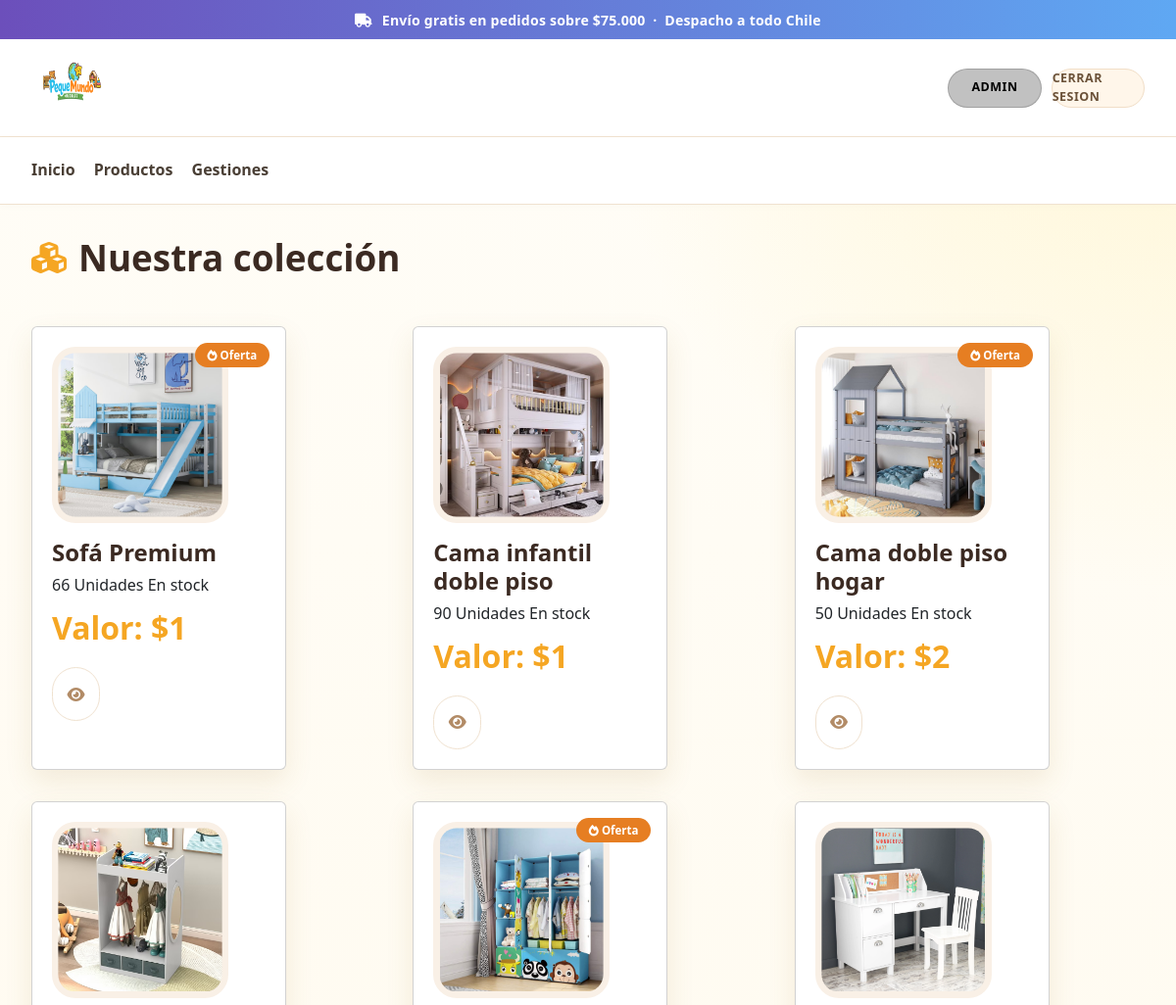
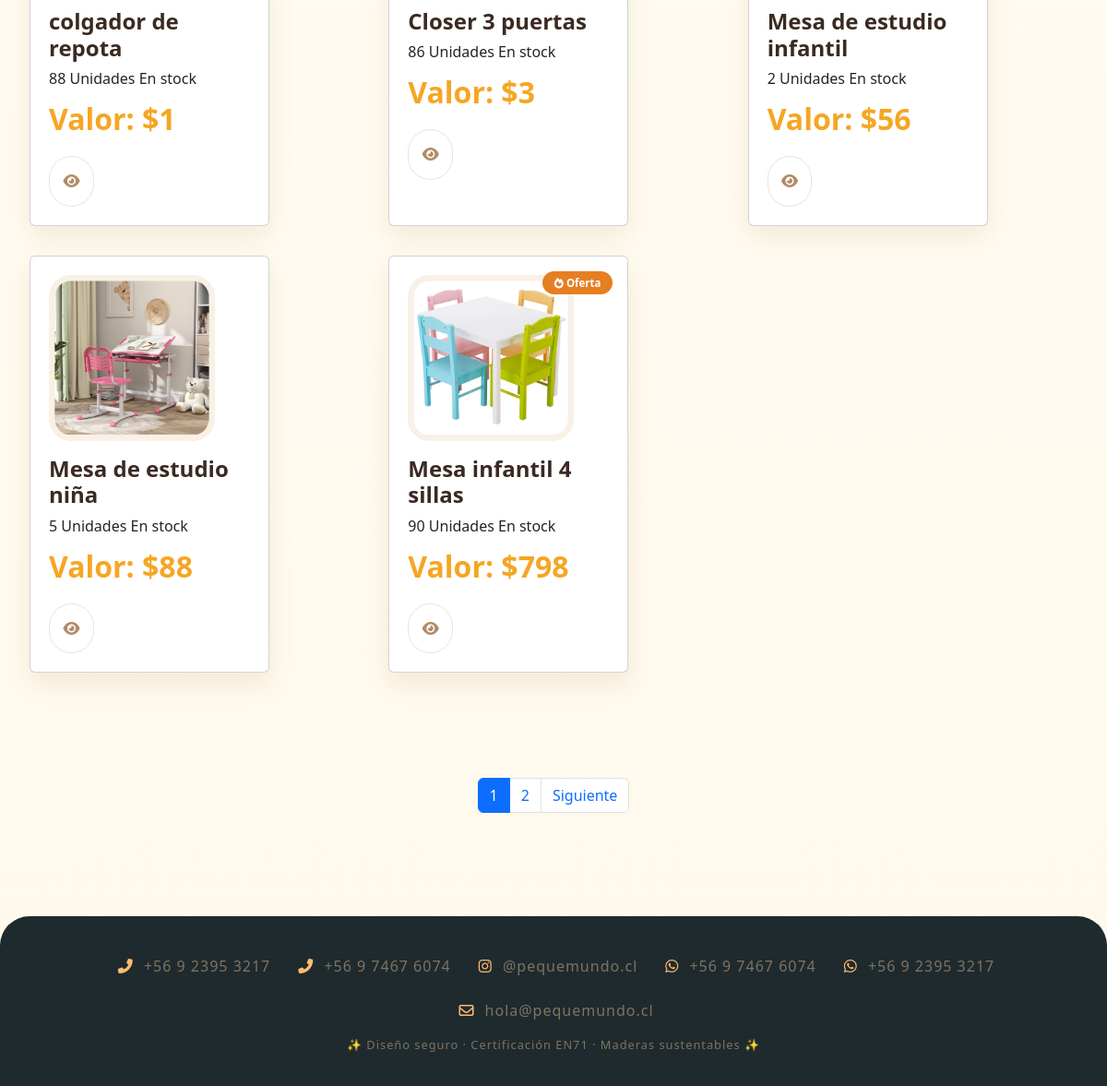
The page /paginaProductos/ (signed in) on the database its author committed (2 pictures, top to bottom).
### app/models.py (models this page shows, shortened)
class mueble(models.Model):
    id = models.AutoField(primary_key=True)
    nombre = models.CharField(max_length=50)
    descripcion = models.CharField(max_length=50)
    foto = models.ImageField(
        upload_to= 'productos',
        null= True,
        blank= True,
    )
    precio = models.IntegerField()
    cantidad = models.IntegerField(default=0)
    estado = models.ForeignKey(
        estadoMueble,
        on_delete= models.CASCADE
    )
    disponiblidad = models.ForeignKey(
        disponiblidadMueble,
        on_delete= models.CASCADE
    )
    categoria_mueble = models.ForeignKey(
        categoriaMueble,
        on_delete= models.CASCADE,
        null=True
    )

class estadoMueble(models.Model):
    id = models.AutoField(primary_key=True)
    descripcion = models.CharField(max_length=50)
    def __str__(self):
        return self.descripcion

class disponiblidadMueble(models.Model):
    id = models.AutoField(primary_key=True)
    descripcion = models.CharField(max_length=50)

### app/views.py (the view)
# urls.py: path('paginaProductos/', listarCatalogo,name='IDpaginaProductos'),
def listarCatalogo(request):
    muebles = mueble.objects.all()
    page = request.GET.get('page', 1)
    paginator = Paginator(muebles, 8)
    try:
        muebles = paginator.page(page)
    except:
        muebles = paginator.page(1)
    varDatosMuebles = {
        'entity': muebles,
        'paginator': paginator,
        'datosMuebles': muebles
    }
    return render(
        request,
        'productos.html',
        varDatosMuebles
    )

### app/templates/productos.html (shortened to what this page needs)
{% load static %}
{% include 'base/navbar.html' %}
{% block content %}
<main class="products-container">
    <div class="products-header">
        <h1>
            <i class="fas fa-cubes"></i>
            Nuestra colección
        </h1>
    </div>
    <div id="productosGrid" class="productos-grid">
        {% for producto in datosMuebles %}
        <div class="card" data-id="{{ producto.id }}">
            <form
                method="POST"
                action="{% url 'agregar_carrito' producto.id %}"
            >
                {% if producto.estado.id == 1 %}
                       <div class="card-badge hot">
                           <i class="fas fa-fire"></i>
                           {{ producto.estado }}
                        </div>
                {% endif %}
                <img
                    src="{{ producto.foto.url }}"
                    alt="{{ producto.nombre }}"
                >
                <h3>{{ producto.nombre }}</h3>
                <div>
                    {% if producto.disponiblidad.descripcion != 'No disponible' %}
                        {{ producto.cantidad }} Unidades
                        {{ producto.disponiblidad.descripcion }}
                    {% else %}
                        Sin stock
                    {% endif %}
                </div>
                <div class="price">
                    Valor:  ${{ producto.precio }}
                </div>
                {% if user.is_authenticated%}
                    {% if user.is_authenticated %}
                        {% for group in user.groups.all %}
                            {% if group.name == 'admin' or  group.name == 'finanzas' or group.name == 'vendedores' %}
                                <button
                                    type="button"
                                    class="btn-detail"
                                    data-bs-toggle="modal"
                                    data-bs-target="#exampleModal{{ producto.id }}"
                                >
                                    <i class="fas fa-eye"></i>
                                </button>
                            {% endif %}
                        {% endfor %}
                    {% endif %}
                {% endif %}
            </form>
        </div>
        {% endfor %}
      </div>
      <div style="margin-top: 10%;">
        {% include 'paginador.html' %}
      </div>
</main>
{% endblock %}
{% include 'base/footer.html' %}

### app/templates/base/navbar.html (shortened to what this page needs)
{% load static %}
<!DOCTYPE html>
<html lang="es">
    <head>
        <link rel="stylesheet" href="{% static 'css/navbar.css' %}">
        <link rel="stylesheet" href="{% static 'css/menu.css' %}">
        <link rel="stylesheet" href="{% static 'css/footer.css' %}">
        <link rel="stylesheet" href="{% static 'css/productos.css' %}">
        <link rel="stylesheet" href="{% static 'css/login.css' %}">
        <link rel="stylesheet" href="{% static 'css/carrito.css' %}">
        <link rel="stylesheet" href="{% static 'css/perfilCliente.css' %}">
        <link rel="stylesheet" href="{% static 'css/pedido.css' %}">
        <link rel="stylesheet" href="{% static 'css/finanzas.css' %}">
        <link rel="stylesheet" href="{% static 'css/gestiondespachos.css' %}">
        <link rel="stylesheet" href="{% static 'css/gestionmuebles.css' %}">
        <link rel="stylesheet" href="{% static 'css/gestionpedidos.css' %}">
        <link rel="stylesheet" href="{% static 'css/gestionusuarios.css' %}">
        <link href="https://cdn.jsdelivr.net/npm/bootstrap@5.3.8/dist/css/bootstrap.min.css" rel="stylesheet">
        <link rel="stylesheet" href="https://cdnjs.cloudflare.com/ajax/libs/font-awesome/6.0.0-beta3/css/all.min.css">
    </head>
    <body>
        <div class="promo-bar">
            <i class="fas fa-truck"></i> Envío gratis en pedidos sobre <strong>$75.000</strong> &nbsp;·&nbsp; Despacho a todo Chile
        </div>
        <header>
            <a href="{% url 'IDindex' %}" class="logo-container">
                <img src="../../static/img/pequeMundo_logo.png" alt="Peque Mundo - Muebles infantiles"
                style="height: 100px; width: auto; display: block;">
            </a>
                {% if user.is_authenticated%}
                    {% if user.is_authenticated %}
                        {% for group in user.groups.all %}
                            {% if group.name == 'admin' or  group.name == 'finanzas' or group.name == 'vendedores' %}
                                <button class="btnCuenta" style="
                                    background-color: #8080807d;
                                    color: #000000;
                                    border: 1px solid #8080807d;
                                    cursor: default;
                                    opacity: 1;
                                    margin-left: 75%;" disabled
                                >{{ group.name }}</button>
                            {% endif %}
                        {% endfor %}
                    {% endif %}
                    <a href="{% url 'IDcerrarSesion' %}" class="btnCuenta" aria-label="Mi cuenta">Cerrar sesion</a>
                {% else %}
                    <a href="{% url 'IDpaginalogin' %}" class="btnCuenta" aria-label="Mi cuenta">Iniciar Sesion</a>
                {% endif %}
        </header>
        <nav>
        <a href="{% url 'IDindex' %}">Inicio</a>
        <a href="{% url 'IDpaginaProductos' %}">Productos</a>
            {% if user.is_authenticated %}
                {% for group in user.groups.all %}
                    {% if group.name == 'admin' or  group.name == 'finanzas' or group.name == 'vendedores' %}
                        <a href="{% url 'IDpaginaInicioGestiones' %}">Gestiones</a>
                    {% else %}
                        <a href="{% url 'ver_carrito' %}">Carrito</a>
                        <a href="{% url 'IDhistorial_compras' %}">Mis Pedidos</a>
                    {% endif %}
                {% endfor %}
            {% endif %}
    </nav>

### app/static/css/navbar.css (style rules this page uses)
html, body { height: 100%; margin: 0; }
body { min-height: 100vh; display: flex; flex-direction: column; }
main { flex: 1; }
.btnCuenta { font-size: 0.78rem; font-weight: 800; letter-spacing: 0.5px; text-transform: uppercase; border-radius: 999px; border: 1px solid #f1dec7; background: #fff6ea; color: #6a5138; margin-left: 10px; width: 170px; height: 40px; display: flex; justify-content: center; align-items: center; }
header { display: flex; align-items: center; padding: 1rem 2.5rem; background: white; border-bottom: 1px solid #f0e2d0; height: 100px; }
header a { text-decoration: none; font-size: 1.6rem; color: #4a3f35; transition: 0.2s; position: relative; }
.logo-container { display: flex; flex-direction: column; align-items: flex-start; text-decoration: none; cursor: pointer; }
nav { background: white; padding: 0.7rem 2.5rem; display: flex; gap: 2rem; border-bottom: 1px solid #f0e2d0; box-shadow: 0 2px 8px rgba(0,0,0,0.02); }
nav a { text-decoration: none; font-weight: 600; color: #5a4a3a; font-size: 1rem; padding: 0.3rem 0; border-bottom: 2px solid transparent; transition: 0.2s; }
.promo-bar { background: linear-gradient(90deg, #6c4fbb, #5fa8f3); color: white; text-align: center; padding: 0.6rem 1rem; font-size: 0.88rem; font-weight: 700; letter-spacing: 0.2px; }
.promo-bar i { margin-right: 6px; }

### app/static/css/menu.css (style rules this page uses)
.card { background: white; border-radius: 32px; padding: 1.5rem 1rem 1.8rem; width: 260px; transition: all 0.25s ease; box-shadow: 0 15px 30px -12px rgba(0,0,0,0.05); border: 1px solid #fff0e2; cursor: pointer; }
.card img { width: 100%; max-width: 180px; border-radius: 24px; margin-bottom: 1rem; background: #f9f0e6; padding: 0.4rem; }
.card h3 { font-size: 1.4rem; font-weight: 700; margin: 0.5rem 0 0.25rem; }

### app/static/css/productos.css (style rules this page uses)
.products-container { width: 100%; max-width: 1600px; margin: 2rem auto; padding: 0 2rem; box-sizing: border-box; }
.products-header { display: flex; justify-content: space-between; align-items: center; flex-wrap: wrap; gap: 1rem; margin-bottom: 2.5rem; }
.products-header h1 { font-size: 2.3rem; font-weight: 900; color: #3b2a22; display: flex; align-items: center; gap: 12px; }
.products-header h1 i { color: #f5a623; font-size: 2rem; }
.productos-grid { display: grid; grid-template-columns: repeat(4, 1fr); gap: 2rem; width: 100%; }
.card { background: white; border-radius: 32px; padding: 1.5rem; transition: 0.3s ease; box-shadow: 0 8px 20px rgba(0,0,0,0.04); border: 1px solid #fff0e2; position: relative; overflow: hidden; }
.card-badge { position: absolute; top: 1rem; right: 1rem; background: #f5a623; color: white; font-size: 0.72rem; font-weight: bold; padding: 0.25rem 0.8rem; border-radius: 20px; z-index: 2; }
.card-badge.hot { background: #e67e22; }
.card img { width: 100%; aspect-ratio: 1 / 1; object-fit: cover; border-radius: 24px; margin-bottom: 1rem; background: #f9f0e6; transition: 0.3s ease; }
.card h3 { font-size: 1.5rem; font-weight: 800; margin: 0.6rem 0 0.4rem; color: #3b2a22; }
.price { font-size: 2rem; font-weight: 900; color: #f5a623; margin: 0.5rem 0 1rem; }
.btn-detail { background: white; border: 1px solid #f0e2d0; padding: 0.9rem; border-radius: 40px; font-weight: 600; color: #b28b66; cursor: pointer; transition: 0.2s; }
@media (max-width: 1300px) { .productos-grid { grid-template-columns: repeat(3, 1fr); } }

### app/static/css/login.css (style rules this page uses)
* { margin: 0; padding: 0; box-sizing: border-box; }
body { min-height: 100vh; font-family: 'Inter', sans-serif; background: #f9f4ee; color: #2d2a24; }
header { display: flex; justify-content: space-between; align-items: center; padding: 1rem 2rem; background: white; border-bottom: 1px solid #f0e2d0; }
.logo-container { display: flex; align-items: center; text-decoration: none; gap: 0.75rem; }
.logo-container img { height: 70px; }
nav { display: flex; gap: 1.2rem; padding: 1rem 2rem; background: white; border-bottom: 1px solid #f0e2d0; }
nav a { color: #4a3f35; text-decoration: none; font-weight: 600; }

### rows shown on the page
mueble: estado "Oferta", foto (picture), nombre "Sofá Premium", cantidad "66", disponiblidad.descripcion "En stock", precio "1"
mueble: foto (picture), nombre "Cama infantil doble piso", cantidad "90", disponiblidad.descripcion "En stock", precio "1"
mueble: estado "Oferta", foto (picture), nombre "Cama doble piso hogar", cantidad "50", disponiblidad.descripcion "En stock", precio "2"
mueble: foto (picture), nombre "colgador de repota", cantidad "88", disponiblidad.descripcion "En stock", precio "1"
mueble: estado "Oferta", foto (picture), nombre "Closer 3 puertas", cantidad "86", disponiblidad.descripcion "En stock", precio "3"
mueble: foto (picture), nombre "Mesa de estudio infantil", cantidad "2", disponiblidad.descripcion "En stock", precio "56"
mueble: foto (picture), nombre "Mesa de estudio niña", cantidad "5", disponiblidad.descripcion "En stock", precio "88"
mueble: estado "Oferta", foto (picture), nombre "Mesa infantil 4 sillas", cantidad "90", disponiblidad.descripcion "En stock", precio "798"

### other values the page prints
{{ group.name }} "ADMIN"
{{ page }} "1" "2"
